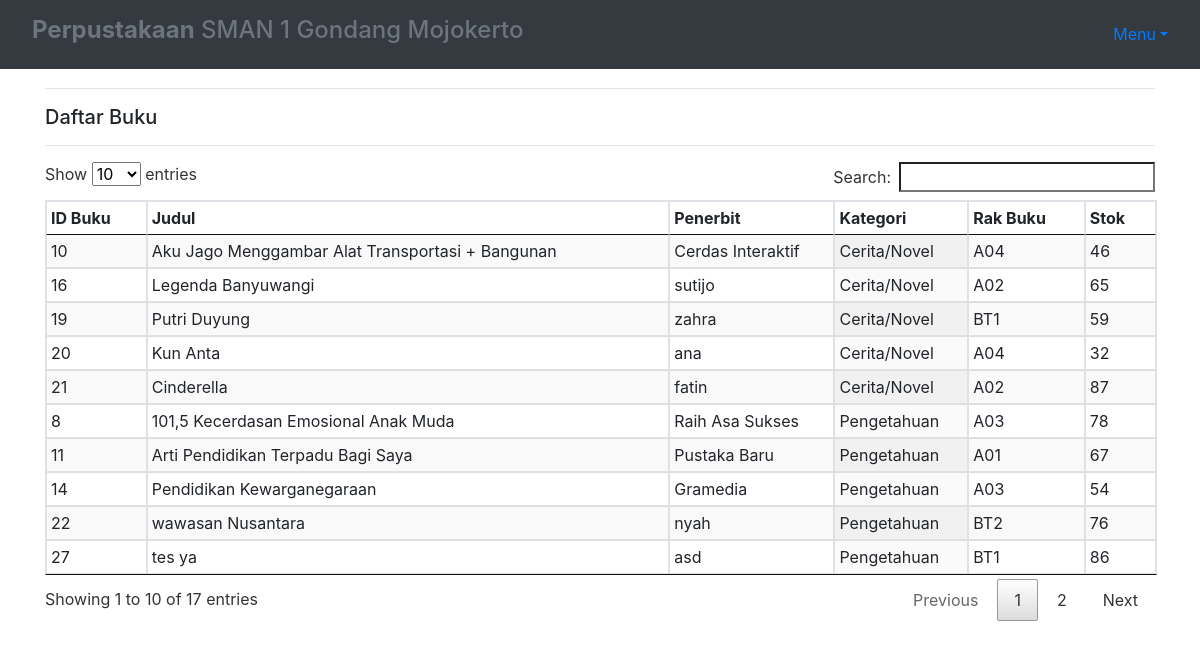
The page /member/index.php (signed in) on the database its author committed.
### tables this page shows
CREATE TABLE `buku` (
  `id_buku` int(11) NOT NULL,
  `nama_buku` varchar(50) NOT NULL,
  `penerbit` varchar(50) NOT NULL,
  `id_kategori` int(11) NOT NULL,
  `id_rak` int(11) NOT NULL,
  `stok_buku` int(11) NOT NULL
);

CREATE TABLE `kategori` (
  `id_kategori` int(11) NOT NULL,
  `nama_kategori` varchar(30) NOT NULL
);

CREATE TABLE `rak_buku` (
  `id_rak` int(11) NOT NULL,
  `tempat` varchar(10) NOT NULL
);

### member/index.php (the view, shortened to what this page needs)
<?php
	include '../db/koneksi.php';
	if (isset($_SESSION['anggota'])) {
		include 'templates/header.php'
?>
<div class="container">
	<hr><h5>Daftar Buku</h5><hr>
	<div class="row">
		<div class="col m12">
			<table id="myTable" class="hover table table-striped table-bordered display compact" >
				<thead>
					<tr>
						<th>ID Buku</th>
						<th>Judul</th>
						<th>Penerbit</th>
						<th>Kategori</th>
						<th>Rak Buku</th>
						<th>Stok</th>
					</tr>
				</thead>
				<?php
					$query=mysqli_query($dbConn, "SELECT rak_buku.tempat, kategori.nama_kategori, buku.id_buku, buku.nama_buku, buku.penerbit, buku.stok_buku FROM buku JOIN kategori ON kategori.id_kategori=buku.id_kategori JOIN rak_buku ON rak_buku.id_rak=buku.id_rak");
				?>
				<tbody>
				<?php 	while($lihat=mysqli_fetch_array($query)) { ?>
					<tr>
						<td><?php echo $lihat['id_buku']; ?></td>
						<td><?php echo $lihat['nama_buku']; ?></td>
						<td><?php echo $lihat['penerbit']; ?></td>
						<td><?php echo $lihat['nama_kategori']; ?></td>
						<td><?php echo $lihat['tempat']; ?></td>
						<td><?php echo $lihat['stok_buku']; ?></td>
					</tr>
					<?php
						}
					?>
				</tbody>
			</table>
		</div>
	</div>
</div>
<?php include 'templates/footer.php' ?>
<?php
	}else{
		header("location:../login.php");
	}
 ?>

### rows shown on the page
buku: id_buku "8", nama_buku "101,5 Kecerdasan Emosional Anak Muda", penerbit "Raih Asa Sukses", id_kategori.nama_kategori "Pengetahuan", id_rak.tempat "A03", stok_buku "78"
buku: id_buku "10", nama_buku "Aku Jago Menggambar Alat Transportasi + Bangunan", penerbit "Cerdas Interaktif", id_kategori.nama_kategori "Cerita/Novel", id_rak.tempat "A04", stok_buku "46"
buku: id_buku "11", nama_buku "Arti Pendidikan Terpadu Bagi Saya", penerbit "Pustaka Baru", id_kategori.nama_kategori "Pengetahuan", id_rak.tempat "A01", stok_buku "67"
buku: id_buku "14", nama_buku "Pendidikan Kewarganegaraan", penerbit "Gramedia", id_kategori.nama_kategori "Pengetahuan", id_rak.tempat "A03", stok_buku "54"
buku: id_buku "16", nama_buku "Legenda Banyuwangi", penerbit "sutijo", id_kategori.nama_kategori "Cerita/Novel", id_rak.tempat "A02", stok_buku "65"
buku: id_buku "19", nama_buku "Putri Duyung", penerbit "zahra", id_kategori.nama_kategori "Cerita/Novel", id_rak.tempat "BT1", stok_buku "59"
buku: id_buku "20", nama_buku "Kun Anta", penerbit "ana", id_kategori.nama_kategori "Cerita/Novel", id_rak.tempat "A04", stok_buku "32"
buku: id_buku "21", nama_buku "Cinderella", penerbit "fatin", id_kategori.nama_kategori "Cerita/Novel", id_rak.tempat "A02", stok_buku "87"
buku: id_buku "22", nama_buku "wawasan Nusantara", penerbit "nyah", id_kategori.nama_kategori "Pengetahuan", id_rak.tempat "BT2", stok_buku "76"
buku: id_buku "27", nama_buku "tes ya", penerbit "asd", id_kategori.nama_kategori "Pengetahuan", id_rak.tempat "BT1", stok_buku "86"
